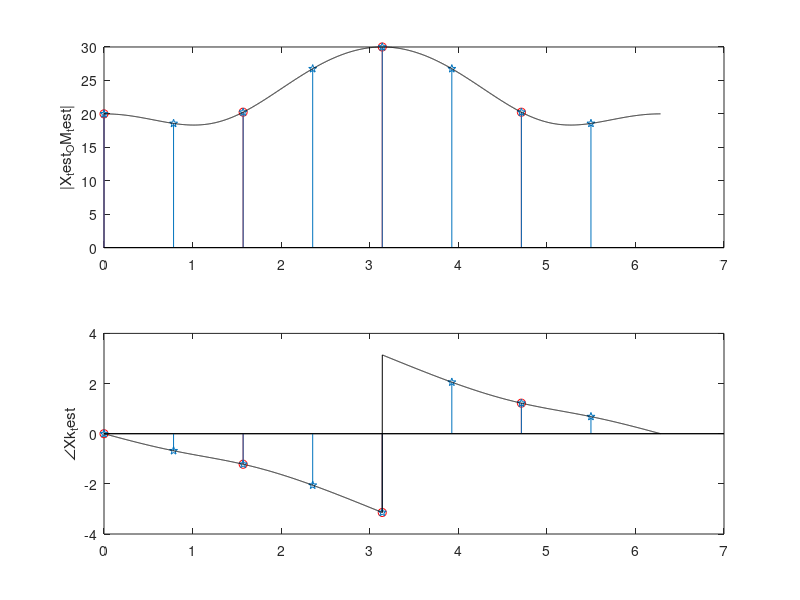

Recreate this plot in MATLAB.
clc; clear;

x1 = [-1  2 -3  4 -5  7];
x2 = [ 1  2  3  4  5  6];

% (a) DTFT
N = length(x1);
n = 0:N-1;
OM = 0:0.001:2*pi;
%OM = 2*pi*f/fs;
X1_OM = exp(-1i*OM'*n)*x1';

%figure(1);
%subplot(2, 1, 1);
%plot(OM, abs(X1_OM));
%ylabel('|X1(\Omega)|');
%xlabel('\Omega (0 ~ 2\pi)');
%subplot(2, 1, 2);
%plot(OM, angle(X1_OM));
%ylabel('\angleX1(\Omega)');
%xlabel('\Omega (0 ~ 2\pi)');

% (b) DFS
k = n;
Xk1 = exp(-1i*2*pi*k'*n/N)*x1';
k = linspace(0, 2*pi, N+1);
%figure(2)
%subplot(2, 1, 1);
%stem(k(1:N), abs(Xk1), 'r');
%ylabel('|Xk1|');
%subplot(2, 1, 2);
%stem(k(1:N), angle(Xk1), 'r');
%ylabel('\angleXk1');

% (c) comparing a) to b)
%figure(3)
%subplot(2, 1, 1);
%plot(OM, abs(X1_OM));
%ylabel('|X1(\Omega)| vs |Xk1|');
%xlabel('\Omega (0 ~ 2\pi)');
%hold on;
%subplot(2, 1, 1);
%stem(k(1:N), abs(Xk1), 'r');
%hold off;
%subplot(2, 1, 2);
%plot(OM, angle(X1_OM));
%ylabel('\angleX1(\Omega) vs \angleXk1');
%xlabel('\Omega (0 ~ 2\pi)');
%hold on;
%subplot(2, 1, 2);
%stem(k(1:N), angle(Xk1), 'r');
%hold off;

% (d) DFS [x1 x1 x1]
xx1 = [x1 x1 x1];
NN = length(xx1);
nn = 0:NN-1;
kk = nn;
Xk2 = exp(-1i*2*pi*kk'*nn/NN)*xx1';
kk = linspace(0, 2*pi, NN+1);
%figure(4)
%subplot(2, 1, 1);
%stem(kk(1:NN), abs(Xk2), 'r');
%ylabel('|Xk2|');
%subplot(2, 1, 2);
%stem(kk(1:NN), angle(Xk2), 'r');
%ylabel('\angleXk2');

% TEST: DFS[x1] vs DFS[x1 x1 x1]
x_test = [1 22 -6 3];            % Original sampled signal
 xx_test = [x_test 0 0 0 0];   % testing sampled signal
N_test = length(x_test);
 NN_test = length(xx_test);
n_test = 0:N_test-1;
 nn_test = 0:NN_test-1;
X_test_OM = exp(-1i*OM'*n_test)*x_test';     % DTFT
k_test = n_test;
 kk_test = nn_test;
Xk_test = exp(-1i*2*pi*k_test'*n_test/N_test)*x_test'; % DFT
 XXk_test = exp(-1i*2*pi*kk_test'*nn_test/NN_test)*xx_test';
k_test = linspace(0, 2*pi, N_test+1);
 kk_test = linspace(0, 2*pi, NN_test+1);
figure(10)
subplot(2, 1, 1); % original sampled Xk_test
stem(k_test(1:N_test), abs(Xk_test), 'r');
ylabel('|X_test_OM_test|');
hold on;          % testing Xk_test
subplot(2, 1, 1);
stem(kk_test(1:NN_test), abs(XXk_test), 'p');
hold off;
hold on;          % original DTFT X_test_OM
subplot(2, 1, 1);
plot(OM, abs(X_test_OM), 'k');
hold off;
subplot(2, 1, 2);
stem(k_test(1:N_test), angle(Xk_test), 'r');
ylabel('\angleXk_test');
hold on;
subplot(2, 1, 2);
stem(kk_test(1:NN_test), angle(XXk_test), 'p');
hold off;
hold on;
subplot(2, 1, 2);
plot(OM, angle(X_test_OM), 'k');
hold off;

% (e) DFT
%k = n;
%Xk = exp(-1i*2*pi*k'*n/N)*x1';
%k = linspace(0, 2*pi, N+1);
%figure(5)
%subplot(2, 1, 1);
%stem(k(1:N), abs(Xk), 'r');
%ylabel('|Xk|');
%subplot(2, 1, 2);
%stem(k(1:N), angle(Xk), 'r');
%ylabel('\angleXk');


%%%%%%%% W = [1 1 1 1 1 1; 1 0.5-1i*sqrt(3)/2 -0.5-1i*sqrt(3)/2 -1 -0.5+1i*sqrt(3)/2 0.5+1i*sqrt(3)/2; 1 -0.5-1i*sqrt(3)/2 -0.5+1i*sqrt(3)/2 1 -0.5-1i*sqrt(3)/2 -0.5+1i*sqrt(3)/2; 1 -1 1 -1 1 -1; 1 -0.5+1i*sqrt(3)/2 -0.5-1i*sqrt(3)/2 1 -0.5+1i*sqrt(3)/2 -0.5-1i*sqrt(3)/2; 1 0.5+1i*sqrt(3)/2 -0.5+1i*sqrt(3)/2 -1 -0.5-1i*sqrt(3)/2 0.5-1i*sqrt(3)/2]